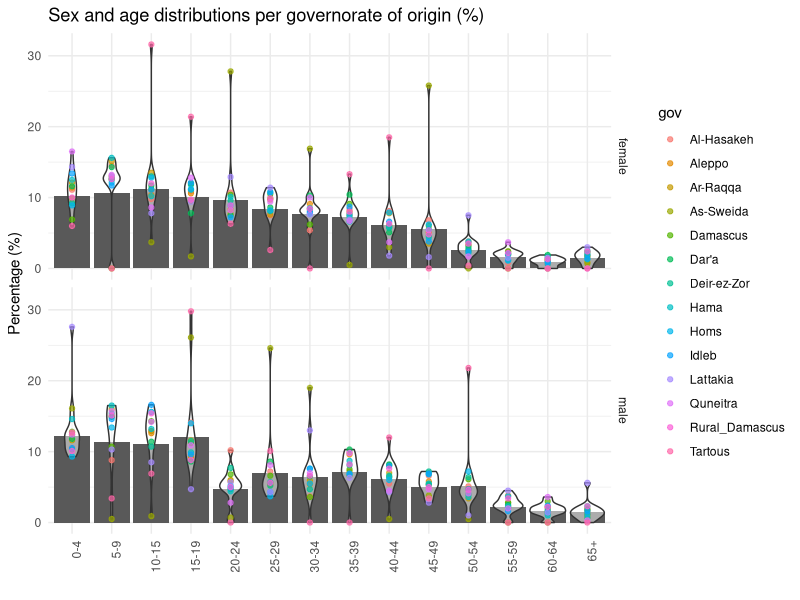
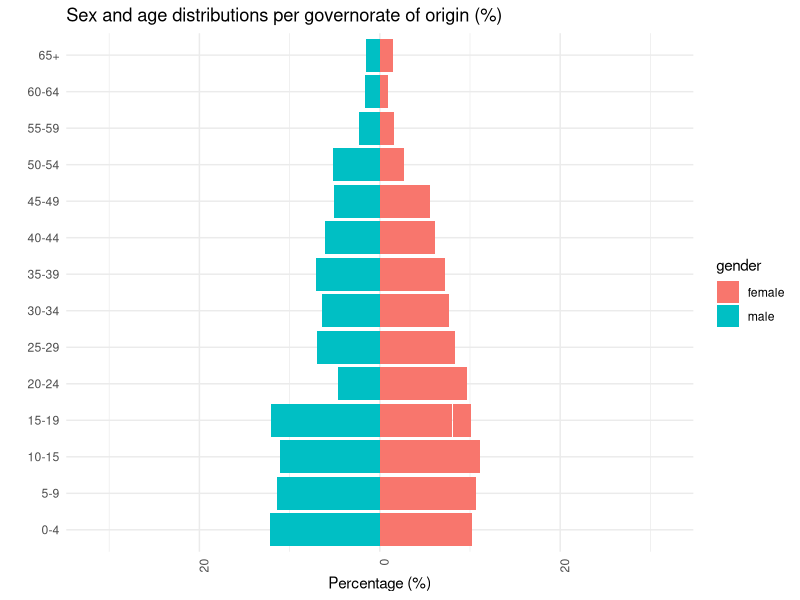

Write R code to recreate these figures, in order.
## ---- chunk 1
library(tidyverse)
## ---- chunk 2
a <- (unlist(str_split(c("Al-Hasakeh Aleppo Ar-Raqqa As-Sweida Damascus Dar'a Deir-ez-Zor Hama Homs Idleb Lattakia Quneitra Rural_Damascus Tartous"), " ")))
  
age <- unlist(str_split( c("0-4 5-9 10-15 15-19 20-24 25-29 30-34 35-39 40-44 45-49 50-54 55-59 60-64 65+ Total"), " "))

b <- c("11,1% 11,4% 12,1% 9,9% 6,9% 11,6% 9,2% 12,5% 8,9% 13,4% 14,3% 16,5% 10,0% 6,0% 14,5% 13,0% 15,1% 0,0% 12,6% 14,3% 12,6% 15,6% 12,1% 11,7% 13,0% 13,2% 12,6% 0,0% 9,8% 10,4% 13,5% 3,7% 11,2% 11,7% 13,0% 10,2% 12,8% 11,1% 7,8% 8,6% 12,0% 31,6% 10,9% 10,6% 9,5% 1,7% 12,0% 7,8% 11,8% 11,1% 11,2% 12,1% 9,4% 12,8% 9,7% 21,4% 10,7% 8,3% 7,7% 27,8% 10,4% 7,5% 9,6% 10,1% 8,9% 7,2% 12,9% 8,2% 8,9% 6,3% 7,5% 9,7% 7,6% 9,9% 10,5% 8,6% 8,1% 10,8% 8,2% 10,7% 11,4% 9,4% 9,9% 2,6% 5,4% 9,1% 8,4% 16,9% 6,2% 10,3% 8,1% 7,7% 8,5% 7,9% 7,6% 10,0% 8,4% 0,0% 8,4% 7,6% 8,0% 0,5% 9,1% 10,4% 7,3% 6,6% 7,6% 8,7% 6,9% 6,7% 8,0% 13,3% 8,1% 6,1% 7,8% 3,0% 5,9% 5,1% 5,7% 5,9% 7,9% 6,6% 1,8% 3,7% 6,3% 18,5% 6,8% 5,1% 3,5% 25,8% 6,0% 4,6% 5,5% 4,3% 6,2% 3,8% 1,6% 5,4% 4,8% 0,0% 3,4% 3,8% 2,4% 0,0% 3,2% 2,6% 2,9% 2,2% 3,8% 2,4% 7,5% 1,7% 3,5% 0,4% 0,8% 2,1% 2,4% 0,0% 2,4% 1,9% 2,0% 1,2% 1,1% 2,1% 1,5% 3,7% 2,2% 0,0% 0,6% 1,1% 1,2% 0,0% 1,4% 1,9% 1,7% 0,6% 0,9% 0,9% 1,5% 0,0% 1,3% 0,0% 1,9% 1,6% 0,9% 0,7% 2,3% 1,8% 2,5% 1,3% 2,0% 1,4% 3,0% 0,0% 2,4% 0,0% 100,0% 100,0% 100,0% 100,0% 100,0% 100,0% 100,0% 100,0% 100,0% 100,0% 100,0% 100,0% 100,0% 100,0%")  %>% str_replace_all("%", "") %>% str_replace_all(",", ".") %>% str_split(" ") %>% unlist() %>%   as.numeric()
c <- c("10,5% 12,4% 11,6% 16,1% 12,8% 11,8% 10,3% 14,6% 9,3% 10,5% 27,6% 12,4% 10,1% 12,7% 8,8% 15,0% 16,0% 0,5% 10,7% 14,9% 15,4% 16,5% 13,4% 14,6% 10,3% 15,7% 15,1% 3,4% 12,9% 12,6% 12,9% 0,9% 14,3% 11,4% 10,7% 13,2% 15,6% 16,6% 8,5% 14,2% 15,4% 6,9% 14,1% 9,3% 11,6% 26,1% 11,2% 8,6% 11,5% 9,9% 14,0% 9,6% 4,7% 10,9% 8,8% 29,8% 10,2% 5,8% 6,0% 0,7% 6,8% 4,7% 7,7% 4,4% 5,2% 4,9% 5,7% 2,8% 5,0% 0,0% 7,2% 5,3% 5,6% 24,6% 6,6% 8,6% 5,2% 5,7% 3,7% 4,3% 4,3% 8,1% 5,6% 10,1% 3,7% 5,4% 5,9% 19,0% 3,6% 6,5% 4,7% 7,6% 5,5% 7,6% 13,0% 7,0% 6,6% 0,0% 9,9% 9,6% 7,2% 6,6% 7,5% 10,3% 8,1% 8,7% 6,8% 6,9% 6,3% 9,8% 8,2% 0,0% 5,5% 6,4% 7,0% 0,5% 8,1% 8,2% 6,6% 6,4% 6,0% 8,0% 4,3% 4,5% 7,6% 12,0% 6,6% 5,8% 6,9% 3,8% 5,4% 5,3% 7,2% 5,5% 6,8% 6,9% 2,8% 4,7% 5,0% 3,4% 5,1% 4,7% 3,4% 0,5% 6,1% 4,0% 6,4% 3,6% 7,2% 4,7% 1,0% 4,1% 4,6% 21,8% 2,3% 3,8% 2,8% 0,0% 2,8% 2,5% 2,1% 2,3% 3,7% 1,6% 4,5% 2,0% 3,4% 0,0% 2,1% 2,2% 1,6% 0,0% 3,0% 1,3% 1,8% 1,0% 1,5% 2,4% 1,4% 3,6% 2,2% 0,0% 1,2% 1,9% 1,5% 0,7% 1,1% 1,8% 2,3% 0,7% 1,2% 1,6% 5,6% 0,3% 2,3% 0,0% 100,0% 100,0% 100,0% 100,0% 100,0% 100,0% 100,0% 100,0% 100,0% 100,0% 100,0% 100,0% 100,0% 100,0%") %>%  str_replace_all("%", "") %>% str_replace_all("\\,", ".") %>% str_split(" ") %>% unlist() %>%   as.numeric()

d <- tibble(gov = rep.int(a, 15), age = rep(age, each = 14), female = rep.int(b, 1), male = rep.int(c, 1)) %>% filter(age != "Total") %>% gather(gender, Pct, 3:4)
  
d %>% ggplot(aes(fct_inorder(age), Pct))  +
   geom_col(aes(fct_inorder(age), Pct/15))+
  geom_violin(alpha = 0.5) +
  
  geom_point(aes(col = gov), alpha = 0.7, size = 1.5) +
  #geom_smooth(aes(col = gov), se = F)+
  facet_grid(gender ~ .)+
  theme_minimal()+
  theme(axis.text.x = element_text(angle = 90, hjust = 1))+
  labs(title = "Sex and age distributions per governorate of origin (%)", x = "", y = "Percentage (%)")

## ---- chunk 3
d %>% ggplot(aes(x = fct_inorder(age), fill = gender, 
                     y = ifelse(test = gender == "male", yes = -Pct/15, no = Pct/15))) +
  geom_bar(stat = "identity") +
  scale_y_continuous(labels = abs, limits = max(d$Pct) * c(-1,1)) +
  #facet_grid(gov ~ .)+
  theme_minimal()+
  theme(axis.text.x = element_text(angle = 90, hjust = 1))+
  labs(title = "Sex and age distributions per governorate of origin (%)", x = "", y = "Percentage (%)")+
  coord_flip()
